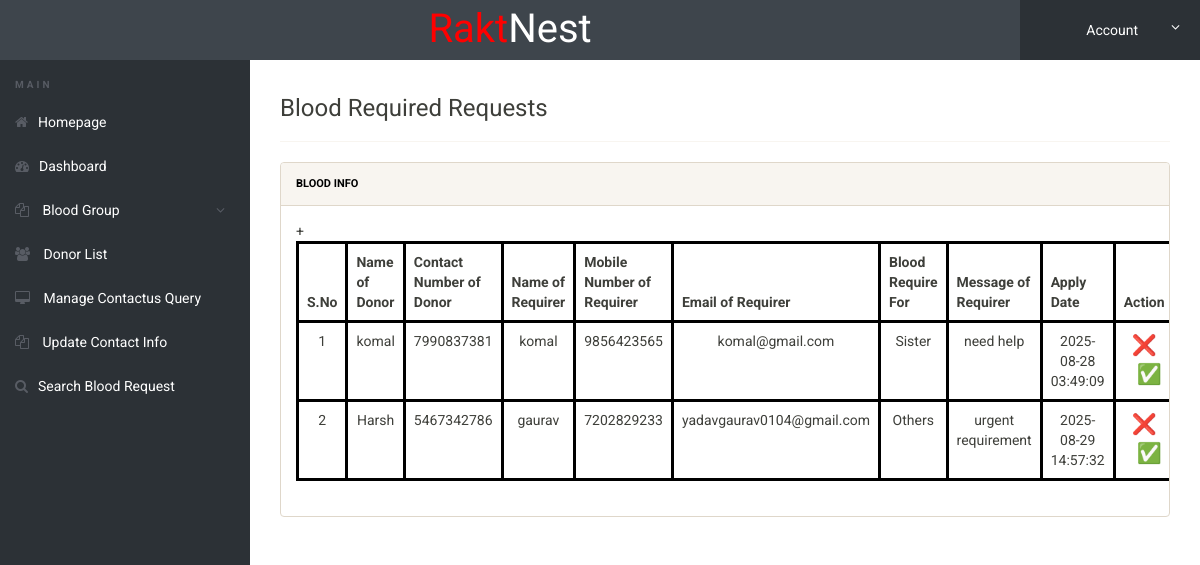
The page /admin/requests-received.php (signed in) on the database its author committed.
### tables this page shows
CREATE TABLE `tblbloodrequirer` (
  `ID` int(10) NOT NULL,
  `BloodDonarID` int(10) DEFAULT NULL,
  `name` varchar(250) DEFAULT NULL,
  `EmailId` varchar(250) DEFAULT NULL,
  `ContactNumber` bigint(10) DEFAULT NULL,
  `BloodRequirefor` varchar(250) DEFAULT NULL,
  `Message` mediumtext DEFAULT NULL,
  `ApplyDate` timestamp NULL DEFAULT current_timestamp()
);

CREATE TABLE `tblblooddonars` (
  `id` int(11) NOT NULL,
  `FullName` varchar(100) DEFAULT NULL,
  `MobileNumber` char(11) DEFAULT NULL,
  `EmailId` varchar(100) DEFAULT NULL,
  `Gender` varchar(20) DEFAULT NULL,
  `Age` int(11) DEFAULT NULL,
  `BloodGroup` varchar(20) DEFAULT NULL,
  `Address` varchar(255) DEFAULT NULL,
  `Message` mediumtext DEFAULT NULL,
  `PostingDate` timestamp NOT NULL DEFAULT current_timestamp(),
  `status` int(1) DEFAULT NULL,
  `Password` varchar(250) DEFAULT NULL
);

### admin/requests-received.php (the view, shortened to what this page needs)
<?php
include('includes/config.php');
if(strlen($_SESSION['alogin'])==0)
	{
header('location:index.php');
}
else{
 ?>
<!doctype html>
<html lang="en" class="no-js">
<head>
	<link rel="stylesheet" href="css/font-awesome.min.css">
	<link rel="stylesheet" href="css/bootstrap.min.css">
	<link rel="stylesheet" href="css/dataTables.bootstrap.min.css">
	<link rel="stylesheet" href="css/bootstrap-social.css">
	<link rel="stylesheet" href="css/bootstrap-select.css">
	<link rel="stylesheet" href="css/fileinput.min.css">
	<link rel="stylesheet" href="css/awesome-bootstrap-checkbox.css">
	<link rel="stylesheet" href="css/style.css">
</head>
<body>
	<?php include('includes/header.php');?>
	<div class="ts-main-content">
		<?php include('includes/leftbar.php');?>
		<div class="content-wrapper">
			<div class="container-fluid">
					<div class="col-md-12">
<h3> Blood Required Requests</h3>
<hr />
						<div class="panel panel-default">
							<div class="panel-heading"><b style="color:black;">Blood Info</b></div>
							<div class="panel-body">
								<table class="table table-responsive">
                                    <thead>
                                         <tr>
                                         	<th>S.No</th>
                                          <th>Name of Donor</th>
                                          <th>Contact Number of Donor</th>
                                            <th>Name of Requirer</th>
                                            <th>Mobile Number of Requirer</th>
                                            <th>Email of Requirer</th>
                                            <th>Blood Require For</th>
                                            <th>Message of Requirer</th>
                                            <th>Apply Date</th>
											<th>Action</th>
                                        </tr>
                                    </thead>
                                    <tbody>
                                        <tr><?php
$sql="SELECT tblbloodrequirer.ID as reqid,
tblbloodrequirer.BloodDonarID,tblbloodrequirer.name,tblbloodrequirer.EmailId,tblbloodrequirer.ContactNumber,tblbloodrequirer.BloodRequirefor,tblbloodrequirer.Message,tblbloodrequirer.ApplyDate,tblblooddonars.id as donid,tblblooddonars.FullName,tblblooddonars.MobileNumber from  tblbloodrequirer join tblblooddonars on tblblooddonars.id=tblbloodrequirer.BloodDonarID ";
$query = $dbh -> prepare($sql);
$query->execute();
$results=$query->fetchAll(PDO::FETCH_OBJ);
$cnt=1;
if($query->rowCount() > 0)
{
foreach($results as $row)
{               ?>
                                            <td><?php echo htmlentities($cnt);?></td>
                                            <td><?php  echo htmlentities($row->FullName);?></td>
                                            <td><?php  echo htmlentities($row->MobileNumber);?></td>
                                        <td><?php  echo htmlentities($row->name);?></td>
                                             <td><?php  echo htmlentities($row->ContactNumber);?></td>
                                             <td><?php  echo htmlentities($row->EmailId);?></td>
                                          <td><?php  echo htmlentities($row->BloodRequirefor);?></td>
                 <td><?php  echo htmlentities($row->Message);?>
                  </td>
                                            <td>
                                              <?php  echo htmlentities($row->ApplyDate);?>
                                            </td>
											         <td>
                <a href="request-action.php?id=<?php echo $row->reqid; ?>&action=reject"
                   onclick="return confirm('Are you sure you want to reject this request?')"
                   style="color:red; font-size:20px;">❌</a>
                <a href="request-action.php?id=<?php echo $row->reqid; ?>&action=accept"
                   style="color:green; font-size:20px; margin-left:10px;">✅</a>
            </td>
                                        </tr>
                                  <?php $cnt=$cnt+1;}}?>+
                                    </tbody>
                                </table>
							</div>
						</div>
					</div>
				</div>
			</div>
		</div>
</body>
</html>
<?php } ?>

### admin/css/style.css (style rules this page uses)
html { font-size: 14px; }
@media only screen and (min-width: 480px) { html { font-size: 17px; } }
@media only screen and (min-width: 768px) { html { font-size: 14px; } }
body { font-size: 1em; }
a { color: #37a6c4; }
.panel { overflow: hidden; }
.ts-main-content .content-wrapper { padding-top: 15px; margin-top: 60px; }
@media only screen and (min-width: 992px) { .ts-main-content .content-wrapper { margin-left: 250px; } }

### admin/requests-received.php (style rules this page uses)
table { border: 3px solid black; border-collapse:collapse; width:100%; text-align:center; }
table th, table td { border:3px solid black; padding: 8px; }
tr { border:3px solid black; }

### rows shown on the page
tblbloodrequirer: BloodDonarID.FullName "komal", BloodDonarID.MobileNumber "7990837381", name "komal", ContactNumber "9856423565", EmailId "komal@gmail.com", BloodRequirefor "Sister", Message "need help", ApplyDate "2025-08-28 03:49:09"
tblbloodrequirer: BloodDonarID.FullName "Harsh", BloodDonarID.MobileNumber "5467342786", name "gaurav", ContactNumber "7202829233", EmailId "yadavgaurav0104@gmail.com", BloodRequirefor "Others", Message "urgent requirement", ApplyDate "2025-08-29 14:57:32"
